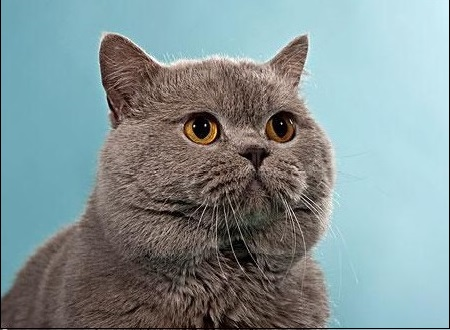
//> input picture data/test1.jpg, 450 x 330 px
$ ./main   (built with g++ and OpenCV 4)
//> lines starting //> are read from the running program, lines starting //| are printed output that depends on the picture
#include <iostream>
#include "opencv2/imgproc.hpp"
#include "opencv2/imgcodecs.hpp"
#include "opencv2/highgui.hpp"

using namespace std;
using namespace cv;
int main(int argc, char *argv[])
{
    // Declare the variables we are going to use;
    Mat src,src_gray,dst;
    int kernel_size = 3;
    int scale = 1;
    int delta = 0;
    int ddepth = CV_16S;
    const char *window_name = "laplace demo ";
    const char *imagename = "../data/test1.jpg";
    src = imread(imagename,IMREAD_COLOR);
//> src is the input picture: 330 rows x 450 cols, CV_8UC3; mean B, G, R 148.2, 146.5, 130.3
    if(src.empty())
    {
        cout<<"image error...";
        return -1;
    }
    GaussianBlur(src,dst,Size(3,3),0,0,BORDER_DEFAULT);
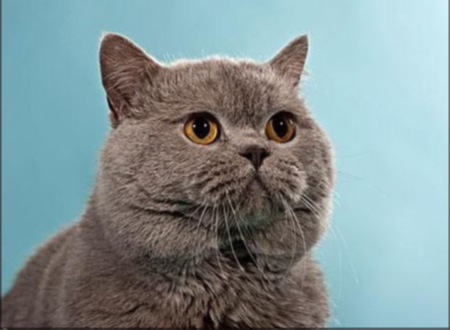
//> dst: 330 rows x 450 cols, CV_8UC3; mean B, G, R 148.3, 146.7, 130.5
    cvtColor(src,src_gray,COLOR_BGR2GRAY);
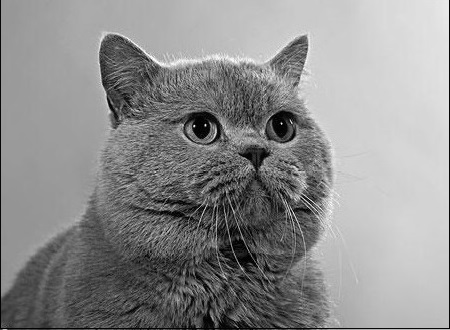
//> src_gray: 330 rows x 450 cols, CV_8UC1; min 0, max 255, mean 141.9
    Mat abs_dst;
    Laplacian(src_gray,dst,ddepth,kernel_size,scale,delta,BORDER_DEFAULT);
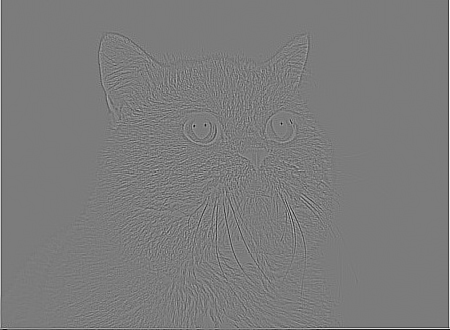
//> dst: 330 rows x 450 cols, CV_16SC1; min -1744, max 1840, mean 1.9; drawn with min black and max white

    convertScaleAbs(dst,abs_dst);
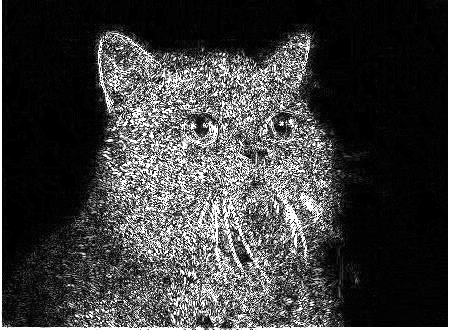
//> abs_dst: 330 rows x 450 cols, CV_8UC1; min 0, max 255, mean 61.8
    imshow(window_name,abs_dst);
    waitKey(0);
    return 0;
}

$ run again, with data/190_170.jpg copied over data/test1.jpg
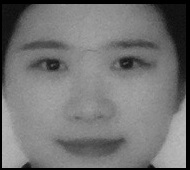
//> input picture data/190_170.jpg, 190 x 170 px
//> src is the input picture: 170 rows x 190 cols, CV_8UC3; min 0, max 188, mean 114.8
//> `Laplacian(src_gray,dst,ddepth,kernel_size,scale,delta,BORDER_DEFAULT);`:
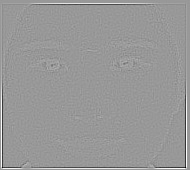
//> dst: 170 rows x 190 cols, CV_16SC1; min -1086, max 730, mean 0; drawn with min black and max white
//> `convertScaleAbs(dst,abs_dst);`:
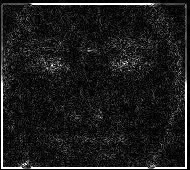
//> abs_dst: 170 rows x 190 cols, CV_8UC1; min 0, max 255, mean 29.1

$ run again, with data/Back_Projection_Theory0.jpg copied over data/test1.jpg
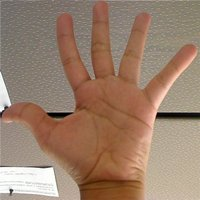
//> input picture data/Back_Projection_Theory0.jpg, 200 x 200 px
//> src is the input picture: 200 rows x 200 cols, CV_8UC3; mean B, G, R 107.8, 127.1, 154.3
//> `Laplacian(src_gray,dst,ddepth,kernel_size,scale,delta,BORDER_DEFAULT);`:
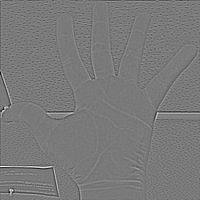
//> dst: 200 rows x 200 cols, CV_16SC1; min -862, max 934, mean -0.7; drawn with min black and max white
//> `convertScaleAbs(dst,abs_dst);`:
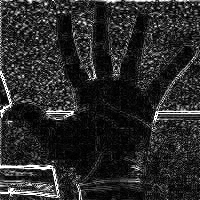
//> abs_dst: 200 rows x 200 cols, CV_8UC1; min 0, max 255, mean 41.4

$ run again, with data/Back_Projection_Theory2.jpg copied over data/test1.jpg
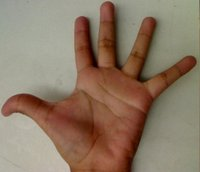
//> input picture data/Back_Projection_Theory2.jpg, 200 x 172 px
//> src is the input picture: 172 rows x 200 cols, CV_8UC3; mean B, G, R 101.1, 120.5, 140.6
//> `Laplacian(src_gray,dst,ddepth,kernel_size,scale,delta,BORDER_DEFAULT);`:
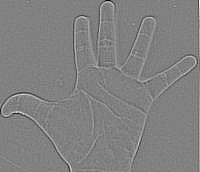
//> dst: 172 rows x 200 cols, CV_16SC1; min -404, max 392, mean 0.2; drawn with min black and max white
//> `convertScaleAbs(dst,abs_dst);`:
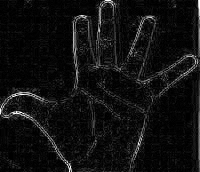
//> abs_dst: 172 rows x 200 cols, CV_8UC1; min 0, max 255, mean 16.5
